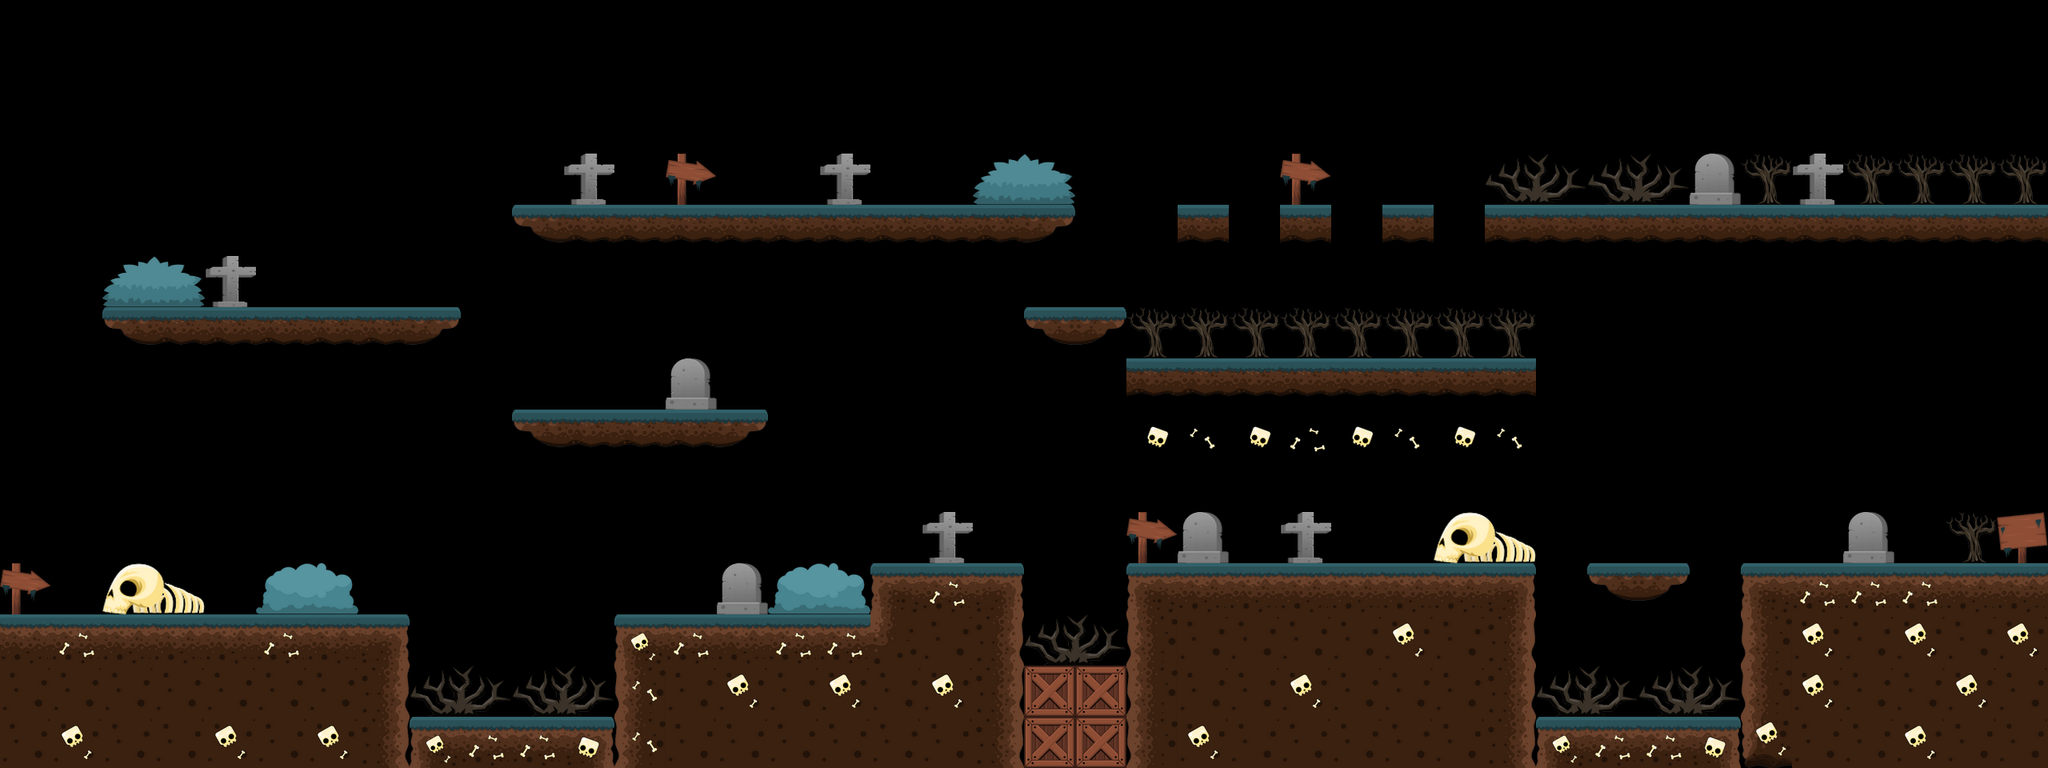

Tiled map render using the project's own tile images. Description and the whole map definition, tile-layer contents included, below:
An orthogonal 40x15 tile map with 64x64 px tiles, 1 tile layer (Tile Layer 1) and 17 objects (13x enemy2, 2x diamond, player, goal).

<map version="1.0" orientation="orthogonal" renderorder="right-down" width="40" height="15" tilewidth="64" tileheight="64" nextobjectid="18">
 <tileset firstgid="1" name="graveyard" tilewidth="64" tileheight="64" tilecount="45" columns="15">
  <image source="graveyard.png" width="960" height="192" />
 </tileset>
 <layer name="Tile Layer 1" width="40" height="15">
  <data encoding="csv">
0,0,0,0,0,0,0,0,0,0,0,0,0,0,0,0,0,0,0,0,0,0,0,0,0,0,0,0,0,0,0,0,0,0,0,0,0,0,0,0,
0,0,0,0,0,0,0,0,0,0,0,0,0,0,0,0,0,0,0,0,0,0,0,0,0,0,0,0,0,0,0,0,0,0,0,0,0,0,0,0,
0,0,0,0,0,0,0,0,0,0,0,0,0,0,0,0,0,0,0,0,0,0,0,0,0,0,0,0,0,0,0,0,0,0,0,0,0,0,0,0,
0,0,0,0,0,0,0,0,0,0,0,30,0,18,0,0,30,0,0,16,17,0,0,0,0,18,0,0,0,33,34,33,34,14,15,30,15,15,15,15,
0,0,0,0,0,0,0,0,0,0,6,22,22,22,22,22,22,22,22,22,39,0,0,22,0,22,0,22,0,22,22,22,22,22,22,22,22,22,22,22,
0,0,16,17,30,0,0,0,0,0,0,0,0,0,0,0,0,0,0,0,0,0,0,0,0,0,0,0,0,0,0,0,0,0,0,0,0,0,0,0,
0,0,6,22,22,22,22,22,39,0,0,0,0,0,0,0,0,0,0,0,6,39,15,15,15,15,15,15,15,15,0,0,0,0,0,0,0,0,0,0,
0,0,0,0,0,0,0,0,0,0,0,0,0,14,0,0,0,0,0,0,0,0,22,22,22,22,22,22,22,22,0,0,0,0,0,0,0,0,0,0,
0,0,0,0,0,0,0,0,0,0,6,22,22,22,39,0,0,0,0,0,0,0,35,19,35,3,35,19,35,19,0,0,0,0,0,0,0,0,0,0,
0,0,0,0,0,0,0,0,0,0,0,0,0,0,0,0,0,0,0,0,0,0,0,0,0,0,0,0,0,0,0,0,0,0,0,0,0,0,0,0,
0,0,0,0,0,0,0,0,0,0,0,0,0,0,0,0,0,0,30,0,0,0,18,14,0,30,0,0,1,2,0,0,0,0,0,0,14,0,15,4,
18,0,1,2,0,31,32,0,0,0,0,0,0,0,14,31,32,20,10,23,0,0,20,7,7,7,7,7,7,23,0,6,39,0,20,10,10,10,7,7,
7,10,7,7,7,10,7,23,0,0,0,0,42,10,7,10,10,9,8,24,33,34,40,8,8,8,8,11,8,24,0,0,0,0,40,11,8,11,8,11,
8,8,8,8,8,8,8,24,33,34,33,34,43,8,11,8,11,8,11,24,36,36,40,8,8,11,8,8,8,24,33,34,33,34,40,11,8,8,11,8,
8,11,8,8,11,8,11,24,42,10,10,26,43,8,8,8,8,8,8,24,36,36,40,11,8,8,8,8,8,24,42,10,10,26,29,8,8,11,8,8
</data>
 </layer>
 <objectgroup name="object2">
  <object id="1" name="player" type="player" gid="30" x="7.39394" y="771.394" width="64" height="64" />
  <object id="2" name="e12" type="enemy2" gid="30" x="446.788" y="768.364" width="64" height="64" />
  <object id="3" name="e13" type="enemy2" gid="30" x="770" y="764" width="64" height="64" />
  <object id="4" name="e14" type="enemy2" gid="30" x="640" y="512" width="64" height="64" />
  <object id="5" name="e15" type="enemy2" gid="30" x="318" y="384" width="64" height="64" />
  <object id="6" name="e16" type="enemy2" gid="30" x="1148" y="254" width="64" height="64" />
  <object id="7" name="e17" type="enemy2" gid="30" x="1090" y="254" width="64" height="64" />
  <object id="8" name="e18" type="enemy2" gid="30" x="1026" y="256" width="64" height="64" />
  <object id="9" name="e19" type="enemy2" gid="30" x="1474" y="252" width="64" height="64" />
  <object id="10" name="e20" type="enemy2" gid="30" x="1218" y="702" width="64" height="64" />
  <object id="11" name="e21" type="enemy2" gid="30" x="1722" y="704" width="64" height="64" />
  <object id="12" name="e22" type="enemy2" gid="30" x="1536" y="704" width="64" height="64" />
  <object id="13" name="e23" type="enemy2" gid="30" x="2044" y="702" width="64" height="64" />
  <object id="14" name="e24" type="enemy2" gid="30" x="2246" y="704" width="64" height="64" />
  <object id="15" name="goal" type="goal" gid="30" x="2496" y="708" width="64" height="64" />
  <object id="16" name="d3" type="diamond" gid="30" x="1734" y="254" width="64" height="64" />
  <object id="17" name="d4" type="diamond" gid="30" x="1280" y="386" width="64" height="64" />
 </objectgroup>
</map>